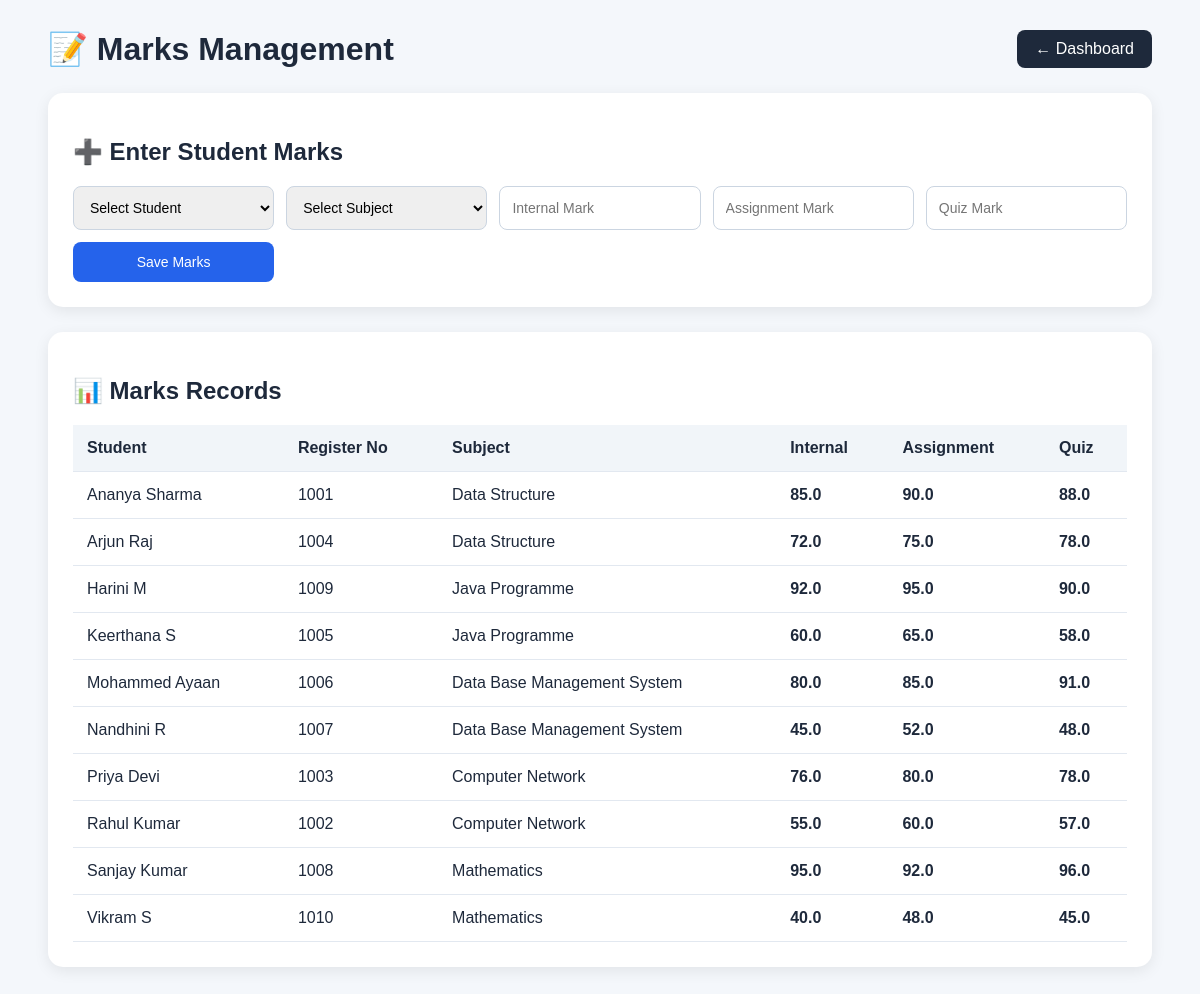
The page /marks (signed in) on the database its author committed.
### tables this page shows
CREATE TABLE marks (
            id INTEGER PRIMARY KEY AUTOINCREMENT,
            student_id INTEGER NOT NULL,
            subject_id INTEGER NOT NULL,
            internal_mark REAL DEFAULT 0,
            assignment_mark REAL DEFAULT 0,
            quiz_mark REAL DEFAULT 0,
            FOREIGN KEY(student_id) REFERENCES students(id),
            FOREIGN KEY(subject_id) REFERENCES subjects(id)
        );

CREATE TABLE students (
            id INTEGER PRIMARY KEY AUTOINCREMENT,
            name TEXT NOT NULL,
            reg_no TEXT UNIQUE NOT NULL,
            student_class TEXT NOT NULL,
            department TEXT DEFAULT 'CSE',
            year INTEGER DEFAULT 1
        );

CREATE TABLE subjects (
            id INTEGER PRIMARY KEY AUTOINCREMENT,
            subject_name TEXT NOT NULL,
            subject_code TEXT UNIQUE NOT NULL
        );

### app.py (the view, shortened to what this page needs)
@app.route("/marks", methods=["GET", "POST"])
@role_required("admin", "faculty")
def marks():
    conn = get_db()
    students = conn.execute("""
        SELECT *
        FROM students
        ORDER BY name
    """).fetchall()
    subjects = conn.execute("""
        SELECT *
        FROM subjects
        ORDER BY subject_name
    """).fetchall()
    marks_list = conn.execute("""
        SELECT

            marks.id,

            students.name,

            students.reg_no,

            subjects.subject_name,

            marks.internal_mark,

            marks.assignment_mark,

            marks.quiz_mark

        FROM marks

        JOIN students

            ON marks.student_id =
               students.id

        JOIN subjects

            ON marks.subject_id =
               subjects.id

        ORDER BY students.name
    """).fetchall()
    conn.close()
    return render_template(
        "marks.html",
        students=students,
        subjects=subjects,
        marks=marks_list
    )

### app.py (called while the page is built, shortened)
def get_db():
    conn = sqlite3.connect(DATABASE)
    conn.row_factory = sqlite3.Row
    conn.execute("PRAGMA foreign_keys = ON")
    return conn

def role_required(*allowed_roles):
    def decorator(function):
        @wraps(function)
        def wrapper(*args, **kwargs):
            if not session.get("logged_in"):
                return redirect("/login")
            return function(*args, **kwargs)
        return wrapper
    return decorator

### templates/marks.html (shortened to what this page needs)
<!DOCTYPE html>
<html lang="en">
<head>
</head>
<body>
<div class="container">
    <div class="header">
        <h1>📝 Marks Management</h1>
        <a href="/dashboard" class="back">
            ← Dashboard
        </a>
    </div>
    <div class="card">
        <h2>➕ Enter Student Marks</h2>
        <form method="POST">
            <select name="student_id" required>
                <option value="">
                    Select Student
                </option>
            </select>
            <select name="subject_id" required>
                <option value="">
                    Select Subject
                </option>
            </select>
            <input
                type="number"
                name="internal_mark"
                placeholder="Internal Mark"
                min="0"
                max="100"
                step="0.01"
                required
            >
            <input
                type="number"
                name="assignment_mark"
                placeholder="Assignment Mark"
                min="0"
                max="100"
                step="0.01"
                required
            >
            <input
                type="number"
                name="quiz_mark"
                placeholder="Quiz Mark"
                min="0"
                max="100"
                step="0.01"
                required
            >
            <button type="submit">
                Save Marks
            </button>
        </form>
    </div>
    <div class="card">
        <h2>📊 Marks Records</h2>
        {% if marks %}
        <table>
            <thead>
                <tr>
                    <th>Student</th>
                    <th>Register No</th>
                    <th>Subject</th>
                    <th>Internal</th>
                    <th>Assignment</th>
                    <th>Quiz</th>
                </tr>
            </thead>
            <tbody>
                {% for mark in marks %}
                <tr>
                    <td>
                        {{ mark.name }}
                    </td>
                    <td>
                        {{ mark.reg_no }}
                    </td>
                    <td>
                        {{ mark.subject_name }}
                    </td>
                    <td class="mark">
                        {{ mark.internal_mark }}
                    </td>
                    <td class="mark">
                        {{ mark.assignment_mark }}
                    </td>
                    <td class="mark">
                        {{ mark.quiz_mark }}
                    </td>
                </tr>
                {% endfor %}
            </tbody>
        </table>
        {% else %}
            <p>
                No marks records available yet.
            </p>
        {% endif %}
    </div>
</div>
</body>
</html>

### templates/marks.html (style rules this page uses)
* { box-sizing: border-box; font-family: Arial, sans-serif; }
body { margin: 0; background: #f4f7fb; color: #1e293b; }
.container { width: 92%; max-width: 1200px; margin: 30px auto; }
.header { display: flex; justify-content: space-between; align-items: center; margin-bottom: 25px; }
.header h1 { margin: 0; }
.back { text-decoration: none; background: #1e293b; color: white; padding: 10px 18px; border-radius: 8px; }
.card { background: white; padding: 25px; border-radius: 15px; margin-bottom: 25px; box-shadow: 0 4px 15px rgba(0,0,0,0.08); }
.card h2 { margin-bottom: 20px; }
form { display: grid; grid-template-columns: repeat(5, 1fr); gap: 12px; }
input, select { width: 100%; padding: 12px; border: 1px solid #cbd5e1; border-radius: 8px; font-size: 14px; }
button { border: none; background: #2563eb; color: white; padding: 12px; border-radius: 8px; cursor: pointer; font-size: 14px; }
table { width: 100%; border-collapse: collapse; }
th, td { padding: 14px; border-bottom: 1px solid #e2e8f0; text-align: left; }
th { background: #f1f5f9; }
.mark { font-weight: bold; }

### rows shown on the page
marks: name "Ananya Sharma", reg_no "1001", subject_name "Data Structure", internal_mark "85.0", assignment_mark "90.0", quiz_mark "88.0"
marks: name "Arjun Raj", reg_no "1004", subject_name "Data Structure", internal_mark "72.0", assignment_mark "75.0", quiz_mark "78.0"
marks: name "Harini M", reg_no "1009", subject_name "Java Programme", internal_mark "92.0", assignment_mark "95.0", quiz_mark "90.0"
marks: name "Keerthana S", reg_no "1005", subject_name "Java Programme", internal_mark "60.0", assignment_mark "65.0", quiz_mark "58.0"
marks: name "Mohammed Ayaan", reg_no "1006", subject_name "Data Base Management System", internal_mark "80.0", assignment_mark "85.0", quiz_mark "91.0"
marks: name "Nandhini R", reg_no "1007", subject_name "Data Base Management System", internal_mark "45.0", assignment_mark "52.0", quiz_mark "48.0"
marks: name "Priya Devi", reg_no "1003", subject_name "Computer Network", internal_mark "76.0", assignment_mark "80.0", quiz_mark "78.0"
marks: name "Rahul Kumar", reg_no "1002", subject_name "Computer Network", internal_mark "55.0", assignment_mark "60.0", quiz_mark "57.0"
marks: name "Sanjay Kumar", reg_no "1008", subject_name "Mathematics", internal_mark "95.0", assignment_mark "92.0", quiz_mark "96.0"
marks: name "Vikram S", reg_no "1010", subject_name "Mathematics", internal_mark "40.0", assignment_mark "48.0", quiz_mark "45.0"
